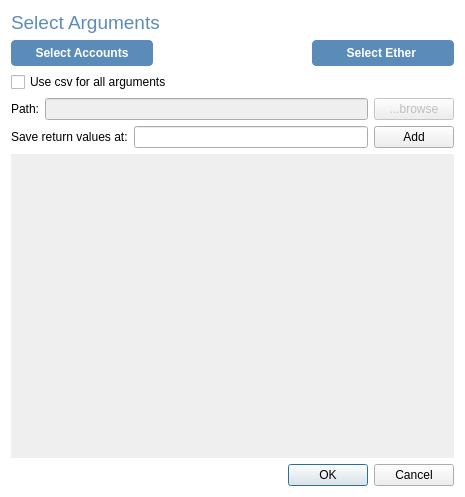
<?xml version="1.0" encoding="UTF-8"?>
<ui version="4.0">
 <class>Dialog</class>
 <widget class="QDialog" name="Dialog">
  <property name="geometry">
   <rect>
    <x>0</x>
    <y>0</y>
    <width>465</width>
    <height>497</height>
   </rect>
  </property>
  <property name="windowTitle">
   <string>Dialog</string>
  </property>
  <property name="styleSheet">
   <string notr="true">#Dialog {
background-color: white;
}

#select_accounts_btn, #select_ether_btn {
border-radius: 4px;
}



</string>
  </property>
  <layout class="QVBoxLayout" name="verticalLayout_2">
   <item>
    <widget class="QLabel" name="label">
     <property name="text">
      <string>&lt;html&gt;&lt;head/&gt;&lt;body&gt;&lt;p&gt;&lt;span style=&quot; font-size:14pt; color:#5b8cb9;&quot;&gt;Select Arguments&lt;/span&gt;&lt;/p&gt;&lt;/body&gt;&lt;/html&gt;</string>
     </property>
    </widget>
   </item>
   <item>
    <layout class="QHBoxLayout" name="horizontalLayout_2">
     <item>
      <widget class="QPushButton" name="select_accounts_btn">
       <property name="sizePolicy">
        <sizepolicy hsizetype="Fixed" vsizetype="Fixed">
         <horstretch>0</horstretch>
         <verstretch>0</verstretch>
        </sizepolicy>
       </property>
       <property name="minimumSize">
        <size>
         <width>142</width>
         <height>0</height>
        </size>
       </property>
       <property name="styleSheet">
        <string notr="true">#select_accounts_btn {
padding: 5px 15px;
border: 1px solid #5b8cb9;
background-color: #5b8cb9;
color: white;
font-weight: bold;
}

#select_accounts_btn::hover {
background-color: #517da6;
}</string>
       </property>
       <property name="text">
        <string>Select Accounts</string>
       </property>
      </widget>
     </item>
     <item>
      <spacer name="horizontalSpacer">
       <property name="orientation">
        <enum>Qt::Horizontal</enum>
       </property>
       <property name="sizeHint" stdset="0">
        <size>
         <width>102</width>
         <height>17</height>
        </size>
       </property>
      </spacer>
     </item>
     <item>
      <widget class="QPushButton" name="select_ether_btn">
       <property name="sizePolicy">
        <sizepolicy hsizetype="Fixed" vsizetype="Fixed">
         <horstretch>0</horstretch>
         <verstretch>0</verstretch>
        </sizepolicy>
       </property>
       <property name="minimumSize">
        <size>
         <width>142</width>
         <height>0</height>
        </size>
       </property>
       <property name="palette">
        <palette>
         <active>
          <colorrole role="WindowText">
           <brush brushstyle="SolidPattern">
            <color alpha="255">
             <red>255</red>
             <green>255</green>
             <blue>255</blue>
            </color>
           </brush>
          </colorrole>
          <colorrole role="Button">
           <brush brushstyle="SolidPattern">
            <color alpha="255">
             <red>91</red>
             <green>140</green>
             <blue>185</blue>
            </color>
           </brush>
          </colorrole>
          <colorrole role="Text">
           <brush brushstyle="SolidPattern">
            <color alpha="255">
             <red>255</red>
             <green>255</green>
             <blue>255</blue>
            </color>
           </brush>
          </colorrole>
          <colorrole role="ButtonText">
           <brush brushstyle="SolidPattern">
            <color alpha="255">
             <red>255</red>
             <green>255</green>
             <blue>255</blue>
            </color>
           </brush>
          </colorrole>
          <colorrole role="Base">
           <brush brushstyle="SolidPattern">
            <color alpha="255">
             <red>91</red>
             <green>140</green>
             <blue>185</blue>
            </color>
           </brush>
          </colorrole>
          <colorrole role="Window">
           <brush brushstyle="SolidPattern">
            <color alpha="255">
             <red>91</red>
             <green>140</green>
             <blue>185</blue>
            </color>
           </brush>
          </colorrole>
          <colorrole role="PlaceholderText">
           <brush brushstyle="SolidPattern">
            <color alpha="255">
             <red>255</red>
             <green>255</green>
             <blue>255</blue>
            </color>
           </brush>
          </colorrole>
         </active>
         <inactive>
          <colorrole role="WindowText">
           <brush brushstyle="SolidPattern">
            <color alpha="255">
             <red>255</red>
             <green>255</green>
             <blue>255</blue>
            </color>
           </brush>
          </colorrole>
          <colorrole role="Button">
           <brush brushstyle="SolidPattern">
            <color alpha="255">
             <red>91</red>
             <green>140</green>
             <blue>185</blue>
            </color>
           </brush>
          </colorrole>
          <colorrole role="Text">
           <brush brushstyle="SolidPattern">
            <color alpha="255">
             <red>255</red>
             <green>255</green>
             <blue>255</blue>
            </color>
           </brush>
          </colorrole>
          <colorrole role="ButtonText">
           <brush brushstyle="SolidPattern">
            <color alpha="255">
             <red>255</red>
             <green>255</green>
             <blue>255</blue>
            </color>
           </brush>
          </colorrole>
          <colorrole role="Base">
           <brush brushstyle="SolidPattern">
            <color alpha="255">
             <red>91</red>
             <green>140</green>
             <blue>185</blue>
            </color>
           </brush>
          </colorrole>
          <colorrole role="Window">
           <brush brushstyle="SolidPattern">
            <color alpha="255">
             <red>91</red>
             <green>140</green>
             <blue>185</blue>
            </color>
           </brush>
          </colorrole>
          <colorrole role="PlaceholderText">
           <brush brushstyle="SolidPattern">
            <color alpha="255">
             <red>255</red>
             <green>255</green>
             <blue>255</blue>
            </color>
           </brush>
          </colorrole>
         </inactive>
         <disabled>
          <colorrole role="WindowText">
           <brush brushstyle="SolidPattern">
            <color alpha="255">
             <red>255</red>
             <green>255</green>
             <blue>255</blue>
            </color>
           </brush>
          </colorrole>
          <colorrole role="Button">
           <brush brushstyle="SolidPattern">
            <color alpha="255">
             <red>91</red>
             <green>140</green>
             <blue>185</blue>
            </color>
           </brush>
          </colorrole>
          <colorrole role="Text">
           <brush brushstyle="SolidPattern">
            <color alpha="255">
             <red>255</red>
             <green>255</green>
             <blue>255</blue>
            </color>
           </brush>
          </colorrole>
          <colorrole role="ButtonText">
           <brush brushstyle="SolidPattern">
            <color alpha="255">
             <red>255</red>
             <green>255</green>
             <blue>255</blue>
            </color>
           </brush>
          </colorrole>
          <colorrole role="Base">
           <brush brushstyle="SolidPattern">
            <color alpha="255">
             <red>91</red>
             <green>140</green>
             <blue>185</blue>
            </color>
           </brush>
          </colorrole>
          <colorrole role="Window">
           <brush brushstyle="SolidPattern">
            <color alpha="255">
             <red>91</red>
             <green>140</green>
             <blue>185</blue>
            </color>
           </brush>
          </colorrole>
          <colorrole role="PlaceholderText">
           <brush brushstyle="SolidPattern">
            <color alpha="255">
             <red>255</red>
             <green>255</green>
             <blue>255</blue>
            </color>
           </brush>
          </colorrole>
         </disabled>
        </palette>
       </property>
       <property name="styleSheet">
        <string notr="true">#select_ether_btn {
padding: 5px 15px;
border: 1px solid #5b8cb9;
background-color: #5b8cb9;
color: white;
font-weight: bold;
}

#select_ether_btn::hover {
background-color: #517da6;
}</string>
       </property>
       <property name="text">
        <string>Select Ether </string>
       </property>
      </widget>
     </item>
    </layout>
   </item>
   <item>
    <layout class="QVBoxLayout" name="verticalLayout">
     <item>
      <widget class="QCheckBox" name="checkBox">
       <property name="text">
        <string>Use csv for all arguments</string>
       </property>
      </widget>
     </item>
     <item>
      <layout class="QHBoxLayout" name="horizontalLayout_3">
       <item>
        <widget class="QLabel" name="label_2">
         <property name="text">
          <string>Path:</string>
         </property>
        </widget>
       </item>
       <item>
        <widget class="QLineEdit" name="file_path">
         <property name="enabled">
          <bool>false</bool>
         </property>
        </widget>
       </item>
       <item>
        <widget class="QPushButton" name="browse_btn">
         <property name="enabled">
          <bool>false</bool>
         </property>
         <property name="sizePolicy">
          <sizepolicy hsizetype="Fixed" vsizetype="Fixed">
           <horstretch>0</horstretch>
           <verstretch>0</verstretch>
          </sizepolicy>
         </property>
         <property name="maximumSize">
          <size>
           <width>100</width>
           <height>16777215</height>
          </size>
         </property>
         <property name="styleSheet">
          <string notr="true"/>
         </property>
         <property name="text">
          <string>...browse</string>
         </property>
        </widget>
       </item>
      </layout>
     </item>
    </layout>
   </item>
   <item>
    <layout class="QHBoxLayout" name="horizontalLayout_4">
     <item>
      <widget class="QLabel" name="label_3">
       <property name="text">
        <string>Save return values at:</string>
       </property>
      </widget>
     </item>
     <item>
      <widget class="QLineEdit" name="save_output_edit"/>
     </item>
     <item>
      <widget class="QPushButton" name="add_output_btn">
       <property name="text">
        <string>Add</string>
       </property>
      </widget>
     </item>
    </layout>
   </item>
   <item>
    <widget class="QScrollArea" name="scrollArea">
     <property name="styleSheet">
      <string notr="true">#scrollArea {
border: none;
}

QPushButton {
border-radius: 4px;
}</string>
     </property>
     <property name="widgetResizable">
      <bool>true</bool>
     </property>
     <widget class="QWidget" name="scrollAreaWidgetContents">
      <property name="geometry">
       <rect>
        <x>0</x>
        <y>0</y>
        <width>443</width>
        <height>251</height>
       </rect>
      </property>
      <layout class="QHBoxLayout" name="horizontalLayout">
       <item>
        <widget class="QWidget" name="widget" native="true"/>
       </item>
      </layout>
     </widget>
    </widget>
   </item>
   <item>
    <widget class="QDialogButtonBox" name="buttonBox">
     <property name="palette">
      <palette>
       <active>
        <colorrole role="Button">
         <brush brushstyle="SolidPattern">
          <color alpha="255">
           <red>211</red>
           <green>211</green>
           <blue>211</blue>
          </color>
         </brush>
        </colorrole>
        <colorrole role="Base">
         <brush brushstyle="SolidPattern">
          <color alpha="255">
           <red>211</red>
           <green>211</green>
           <blue>211</blue>
          </color>
         </brush>
        </colorrole>
        <colorrole role="Window">
         <brush brushstyle="SolidPattern">
          <color alpha="255">
           <red>211</red>
           <green>211</green>
           <blue>211</blue>
          </color>
         </brush>
        </colorrole>
       </active>
       <inactive>
        <colorrole role="Button">
         <brush brushstyle="SolidPattern">
          <color alpha="255">
           <red>211</red>
           <green>211</green>
           <blue>211</blue>
          </color>
         </brush>
        </colorrole>
        <colorrole role="Base">
         <brush brushstyle="SolidPattern">
          <color alpha="255">
           <red>211</red>
           <green>211</green>
           <blue>211</blue>
          </color>
         </brush>
        </colorrole>
        <colorrole role="Window">
         <brush brushstyle="SolidPattern">
          <color alpha="255">
           <red>211</red>
           <green>211</green>
           <blue>211</blue>
          </color>
         </brush>
        </colorrole>
       </inactive>
       <disabled>
        <colorrole role="Button">
         <brush brushstyle="SolidPattern">
          <color alpha="255">
           <red>211</red>
           <green>211</green>
           <blue>211</blue>
          </color>
         </brush>
        </colorrole>
        <colorrole role="Base">
         <brush brushstyle="SolidPattern">
          <color alpha="255">
           <red>211</red>
           <green>211</green>
           <blue>211</blue>
          </color>
         </brush>
        </colorrole>
        <colorrole role="Window">
         <brush brushstyle="SolidPattern">
          <color alpha="255">
           <red>211</red>
           <green>211</green>
           <blue>211</blue>
          </color>
         </brush>
        </colorrole>
       </disabled>
      </palette>
     </property>
     <property name="styleSheet">
      <string notr="true"/>
     </property>
     <property name="orientation">
      <enum>Qt::Horizontal</enum>
     </property>
     <property name="standardButtons">
      <set>QDialogButtonBox::Cancel|QDialogButtonBox::Ok</set>
     </property>
    </widget>
   </item>
  </layout>
 </widget>
 <resources/>
 <connections>
  <connection>
   <sender>buttonBox</sender>
   <signal>accepted()</signal>
   <receiver>Dialog</receiver>
   <slot>accept()</slot>
   <hints>
    <hint type="sourcelabel">
     <x>248</x>
     <y>254</y>
    </hint>
    <hint type="destinationlabel">
     <x>157</x>
     <y>274</y>
    </hint>
   </hints>
  </connection>
  <connection>
   <sender>buttonBox</sender>
   <signal>rejected()</signal>
   <receiver>Dialog</receiver>
   <slot>reject()</slot>
   <hints>
    <hint type="sourcelabel">
     <x>316</x>
     <y>260</y>
    </hint>
    <hint type="destinationlabel">
     <x>286</x>
     <y>274</y>
    </hint>
   </hints>
  </connection>
 </connections>
</ui>
